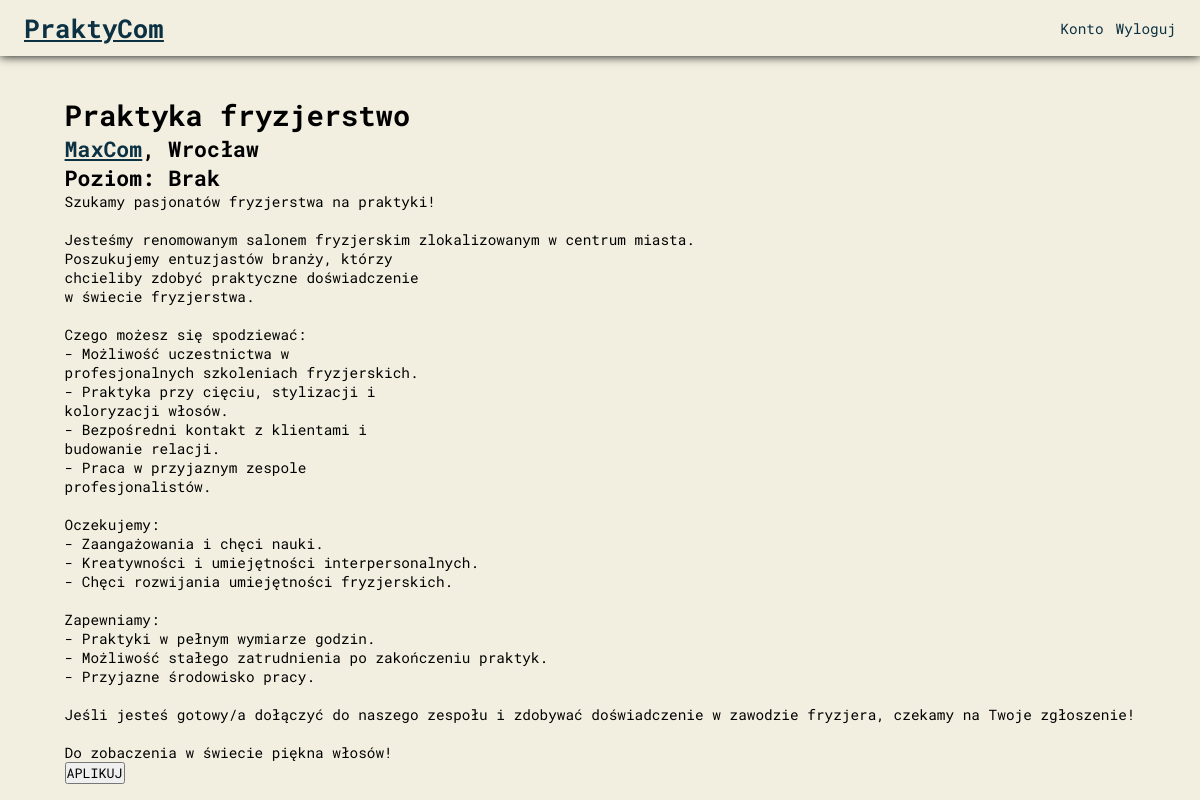
The page /jobad.php?id=41 (signed in) on the database its author committed.
### tables this page shows
CREATE TABLE `oferty` (
  `id` int(255) NOT NULL,
  `tytul` varchar(50) NOT NULL,
  `opis` text NOT NULL,
  `poziom` varchar(25) NOT NULL,
  `id_pracodawcy` int(11) NOT NULL,
  `lokalizacja` varchar(30) NOT NULL
);

CREATE TABLE `pracodawcy` (
  `id` int(255) NOT NULL,
  `firma` varchar(50) NOT NULL,
  `email` varchar(50) NOT NULL,
  `haslo` varchar(255) NOT NULL
);

### jobad.php (the view, shortened to what this page needs)
<?php
include "connection.php";
$loginPage = 'login.php';
$signupPage = 'singup.php';
function generatePageLink($page, $label, $params = '', $class) {
    return "<a href='$page?$params' class='$class' >$label</a>";
}
?>
<!DOCTYPE html>
<html lang="pl">
<head>
    <link rel="stylesheet" href="style.css">
</head>
<body>
<header>
    <a href="index.php" id="logo">PraktyCom</a>
    <div id="opcje">
    <?php
    if (isset($_SESSION['user_id'])) {
        if (isset($_SESSION['user_imie']) && isset($_SESSION['user_nazwisko'])) {
            $userParams = $_SESSION['user_imie'] . '.' . $_SESSION['user_nazwisko'] . '.' . $_SESSION['user_id'];
            echo generatePageLink('panelPraktykanta.php', 'Konto', $userParams, '');
        } elseif (isset($_SESSION['user_firma'])) {
            $userParams = $_SESSION['user_firma'] . '.' . $_SESSION['user_id'];
            echo generatePageLink('panelPracodawcy.php', 'Konto', $userParams, '');
        }
        echo generatePageLink('logout.php', 'Wyloguj', '', '');
    } else {
        echo generatePageLink($loginPage, 'Zaloguj się', '', '');
        echo generatePageLink($signupPage, 'Zarejestruj się', '', '');
    }
    ?>
    </div>
</header>
<main>
    <?php
    if(isset($_GET['id'])) {
        $id_ogloszenia = $_GET['id'];
        $query = "SELECT oferty.id AS oferta_id, oferty.tytul AS tytul, oferty.opis AS opis, oferty.lokalizacja AS lokalizacja, oferty.poziom AS poziom, pracodawcy.firma AS firma, pracodawcy.id AS id
                  FROM oferty
                  INNER JOIN pracodawcy ON oferty.id_pracodawcy = pracodawcy.id
                  WHERE oferty.id = ?";
        $stmt = mysqli_prepare($conn, $query);
        mysqli_stmt_bind_param($stmt, "i", $id_ogloszenia);
        mysqli_stmt_execute($stmt);
        $result = mysqli_stmt_get_result($stmt);
        if ($result && mysqli_num_rows($result) > 0) {
            $row = mysqli_fetch_assoc($result);
            $tytul = $row['tytul'];
            $firma = $row['firma'];
            $lokalizacja = $row['lokalizacja'];
            $firmaId = $row['id'];
            $poziom = $row['poziom'];
            $opis = $row['opis'];
            echo '<h1>' . $tytul . '</h1>';
            echo '<h2><a href="panelPracodawca.php?' . htmlspecialchars($firma) . '.' . htmlspecialchars($firmaId) . '">' . htmlspecialchars($firma) . '</a>, ' . htmlspecialchars($lokalizacja);'</h2>';
            echo '<h2>Poziom: ' . $poziom . '</h2>';
            echo '<pre>' . $opis . '</pre>';
            echo '<button>APLIKUJ</button>';
        } else {
            echo "Brak danych lub błąd zapytania.";
        }
    } else {
        echo "Brak ID ogłoszenia.";
    }
    ?>
    </main>
</body>
</html>

### style.css (style rules this page uses)
* { padding: 0; margin: 0; font-family: "Roboto Mono", monospace; }
html { font-size: 1.8vh; background: #f3efe0; }
header { display: flex; align-items: center; justify-content: space-between; height: 7vh; width: 100vw; box-shadow: 0 0 10px 0; }
header #logo { font-size: 1.8rem; color: #0b3142; font-weight: 800; margin-left: 0; height: 4vh; margin-left: 2vw; display: flex; justify-content: center; align-items: center; }
header #opcje { display: flex; margin-right: 2vw; }
header #opcje a { color: #0b3142; text-decoration: unset; margin-left: 1vw; }
body { display: flex; align-items: center; flex-direction: column; }
main { margin: 5vh 0 0 0; min-height: 50vh; }
main pre { white-space: pre-wrap; }
main a { color: #0b3142; }

### rows shown on the page
oferty: tytul "Praktyka fryzjerstwo", id_pracodawcy.firma "MaxCom", lokalizacja "Wrocław", poziom "Brak", opis "Szukamy pasjonatów fryzjerstwa na praktyki! Jesteśmy renomowanym salonem fryzjerskim zlokalizowanym w centrum miasta. Poszukujemy entuzjastów branży, którzy chcieliby zdobyć praktyczne doświadczenie w świecie fryzjerstwa. Czego możesz się spodziewać: - Możliwość uczestnictwa w profesjonalnych szkoleniach fryzjerskich. - Praktyka przy cięciu, stylizacji i koloryzacji włosów. - Bezpośredni kontakt z klientami i budowanie relacji. - Praca w przyjaznym zespole profesjonalistów. Oczekujemy: - Zaangażowania i chęci nauki. - Kreatywności i umiejętności interpersonalnych. - Chęci rozwijania umiejętności fryzjerskich. Zapewniamy: - Praktyki w pełnym wymiarze godzin. - Możliwość stałego zatrudnienia…"

### other values the page prints
$label "Konto Wyloguj"
